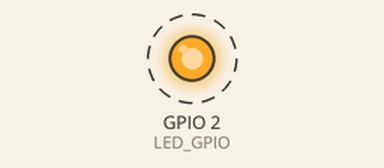
A sketch run on a simulated ESP32. Shown: output pins drawn as LEDs (lit = HIGH). Dashed ring = blinking. What the sketch prints to the serial monitor is not drawn.

Above: at 0.2 s.
Timing chart, 0 to 3.0 s (numbered marks = the images above):
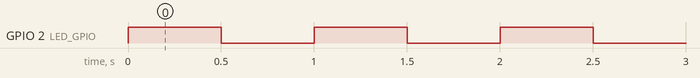

Measured:
- by itself, GPIO 2 (LED_GPIO): alternates HIGH for 0.50 s and LOW for 0.50 s

The sketch:

blink_led.ino
```cpp
/**
 * @file blink_led.ino
 * @brief ESP32 Blink LED 예제 (Arduino Framework)
 * @author jeongwan89
 * @date 2025
 */

/* LED 핀 정의 */
const int LED_PIN = 2;  // ESP32 내장 LED (GPIO2)

/**
 * @brief 초기화 함수 (1회 실행)
 */
void setup()
{
    // LED 핀을 출력으로 설정
    pinMode(LED_PIN, OUTPUT);

    // 시리얼 통신 초기화 (디버깅용)
    Serial.begin(115200);
    Serial.println("ESP32 Blink LED 시작");
}

/**
 * @brief 메인 루프 함수 (반복 실행)
 */
void loop()
{
    // LED 켜기
    digitalWrite(LED_PIN, HIGH);
    Serial.println("LED ON");

    // 500ms 대기
    delay(500);

    // LED 끄기
    digitalWrite(LED_PIN, LOW);
    Serial.println("LED OFF");

    // 500ms 대기
    delay(500);
}
```

main.c
```cpp
/**
 * @file main.c
 * @brief ESP32 Blink LED 예제 (ESP-IDF)
 * @author jeongwan89
 * @date 2025
 */

#include <stdio.h>
#include "freertos/FreeRTOS.h"
#include "freertos/task.h"
#include "driver/gpio.h"
#include "esp_log.h"

/* LED 핀 정의 */
#define LED_GPIO GPIO_NUM_2
#define BLINK_PERIOD_MS 500

/* 로그 태그 */
static const char *TAG = "BLINK";

/**
 * @brief LED 깜빡임 태스크
 */
void blink_task(void *pvParameter)
{
    /* GPIO 설정 */
    gpio_reset_pin(LED_GPIO);
    gpio_set_direction(LED_GPIO, GPIO_MODE_OUTPUT);

    ESP_LOGI(TAG, "ESP32 Blink LED 시작");

    uint8_t led_state = 0;

    while (1)
    {
        /* LED 상태 토글 */
        led_state = !led_state;
        gpio_set_level(LED_GPIO, led_state);

        ESP_LOGI(TAG, "LED: %s", led_state ? "ON" : "OFF");

        /* 지연 */
        vTaskDelay(BLINK_PERIOD_MS / portTICK_PERIOD_MS);
    }
}

/**
 * @brief 애플리케이션 메인 함수
 */
void app_main(void)
{
    /* Blink 태스크 생성 */
    xTaskCreate(&blink_task, "blink_task", 2048, NULL, 5, NULL);
}
```
